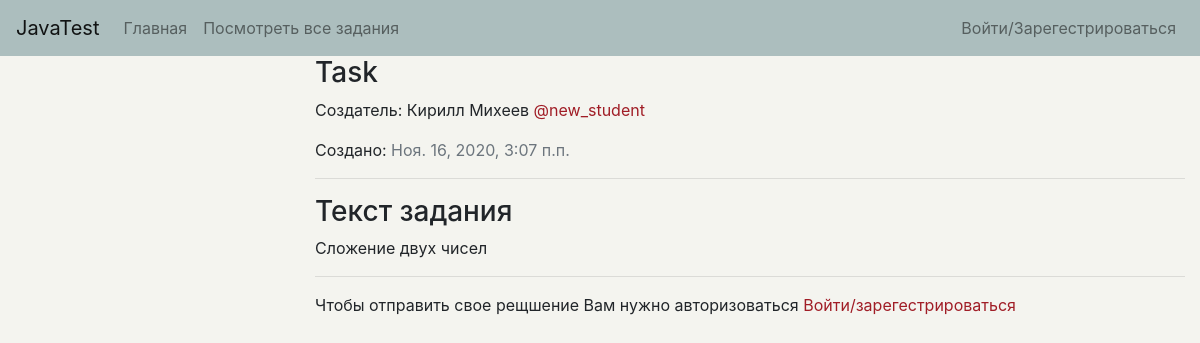
Page /test_system/task/detail/22 on the committed database.
### testing_system/models.py (models this page shows, shortened)
class Task(models.Model):
    title = models.CharField(max_length=100, verbose_name='Название задания',
                             help_text='Название задания')                                                              # Добавить уникальность
    task_text = models.TextField(max_length=1000, db_index=True, verbose_name='Описание самого задания',
                                 help_text='Текст задания')
    date_publish = models.DateTimeField(auto_now_add=True, db_index=True, verbose_name='Дата создания задания')
    required_form = models.TextField(max_length=1000, db_index=True, verbose_name='Шаблон класса, который задал учител',
                                     help_text='Шаблон формы учителя')
    teacher = models.ForeignKey(Teacher, null=True, on_delete=models.CASCADE, verbose_name='Учитель, который приудмал это задание')
    class Meta:
        verbose_name = "Задание"
        verbose_name_plural = "Задания"
        ordering = ['-date_publish']

### main/models.py (models this page shows, shortened)
class Student(AbstractUser):
    is_activated = models.BooleanField(default=True, db_index=True, verbose_name='Прошел активацию?')
    class Meta(AbstractUser.Meta):
        verbose_name = 'Студент'
        verbose_name_plural = 'Студенты'

### testing_system/views.py (the view, shortened to what this page needs)
# urls.py: path('task/detail/<int:pk>', DetailTask.as_view(), name='detail_url'),
class DetailTask(FormView):
    form_class = StudentCodeModelForm
    template_name = 'testing_system/detail_task.html'
    def get_initial(self, initial=None):
        initial = {'code_text': Task.objects.get(pk=self.kwargs['pk']).required_form}
        return initial
    def get_context_data(self, **kwargs):
        data = super().get_context_data(**kwargs)
        data['task'] = Task.objects.get(pk=self.kwargs['pk'])
        answers = StudentCodeModel.objects.filter(task=data['task'].pk, student=self.request.user.pk)
        items = []
        data['answers'] = json.dumps(items)
        return data

### testing_system/templates/testing_system/detail_task.html (shortened to what this page needs)
{% extends 'layout/basic.html' %}
{% block content %}
    <h3>{{ task.title }}</h3>
    <p>Создатель: {{ task.teacher.first_name }} {{ task.teacher.last_name }} <span style="color: #A01D26;"> @{{ task.teacher.username }} </span></p>
    <p>Создано: <span class="text-muted">{{ task.date_publish }}</span></p>
    <hr>
    <h3>Текст задания</h3>
    <p>{{ task.task_text }}</p>
    <hr>
    {% if user.is_authenticated %}
    <h3>Выберите форму отправки</h3>
        <br>
        <form method="post" enctype="multipart/form-data">
            {% csrf_token %}
            <div style="display: flex; flex-direction: row; justify-content: space-around; align-items: center">
                <div>
                    <p>{{ form.code_text }}</p>
                    <input type="submit" value="Отправить">
                </div>
                <div>
                    <h4>OR</h4>
                </div>
                <div>
                    <p>{{ form.file }}</p>
                    <input type="submit" value="Отправить">
                </div>
            </div>
            <input type="hidden" name="task" value="{{ task.pk }}">
            <input type="hidden" name="student" value="{{ user.pk }}">
            <input type="hidden" name="status" value="Проверяется">
        </form>
    {% else %}
        <p>Чтобы отправить свое рещшение Вам нужно авторизоваться
        <a href="{% url 'main:login_url' %}">Войти/зарегестрироваться</a>
        </p>
    {% endif %}
{% endblock %}

### main/static/style.css (style rules this page uses)
body { background-color: #F4F4EF; }
a { color: #A01D26; text-decoration: none; transition: all .2s; }

### rows in the picture
Task: title "Task", teacher.first_name "Кирилл", teacher.last_name "Михеев", teacher.username "new_student", date_publish "Ноя. 16, 2020, 3:07 п.п.", task_text "Сложение двух чисел"
